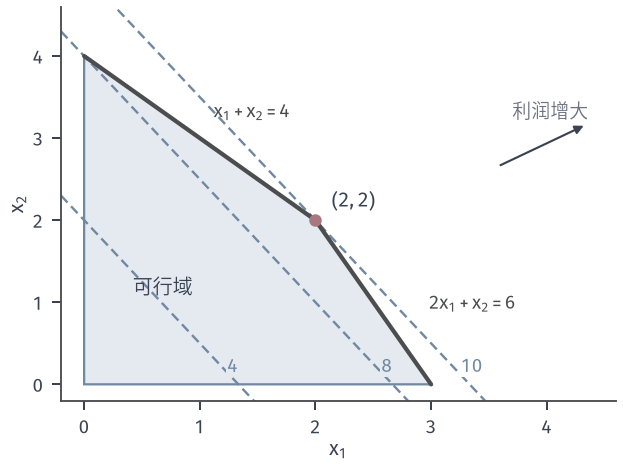

This figure's Python source:
from pathlib import Path
import sys
ROOT = next(p for p in Path(__file__).resolve().parents if (p/'build.sh').is_file() and (p/'tex/book.tex').is_file())
sys.path.insert(0, str(ROOT/'figures/00-shared/mathematical-preliminaries-upper/00-shared/comprehension-figures'))
from support import figure, save, BLUE, GREEN, YELLOW, RED, PURPLE, INK, MUTED, GRID, BLUE_FILL, GREEN_FILL, YELLOW_FILL, RED_FILL, PURPLE_FILL
import numpy as np
HERE = Path(__file__).resolve().parent
STROKE = '#4C4D4F'
def panel(fig, left, right, top, bottom, wspace):
    fig.set_layout_engine(None)
    fig.subplots_adjust(left=left, right=right, top=top, bottom=bottom, wspace=wspace)
def tags(fig, axes):
    for ax, s in zip(axes, ('(a)', '(b)', '(c)', '(d)')):
        p = ax.get_position(); fig.text((p.x0+p.x1)/2, .015, s, ha='center', va='bottom')

# 资源分配：max 3x1+2x2, s.t. x1+x2<=4, 2x1+x2<=6, x>=0。最优点 (2,2)，利润 10。
fig, ax = figure(width_mm=88, height_mm=66)
poly = np.array([[0,0],[3,0],[2,2],[0,4]])
ax.fill(poly[:,0], poly[:,1], facecolor=BLUE_FILL, edgecolor=BLUE, lw=.9, zorder=1)
ax.plot([0,2],[4,2], color=STROKE, lw=1.7, zorder=3, solid_capstyle='round')
ax.plot([2,3],[2,0], color=STROKE, lw=1.7, zorder=3, solid_capstyle='round')
for c in (4, 8, 10):
    x = np.array([-.2, 4.0]); y = (c-3*x)/2
    ax.plot(x, y, color=BLUE, lw=.95, ls=(0,(4,2.2)), zorder=2)
for c,dx,fc in ((4,.05,BLUE_FILL),(8,.05,BLUE_FILL),(10,.07,'white')):
    y=.22; ax.text((c-2*y)/3+dx, y, f'{c}', color=BLUE, fontsize=7.5, va='center', ha='left', bbox=dict(fc=fc, ec='none', pad=.5), zorder=4)
ax.annotate('', xy=(4.32, 3.15), xytext=(3.6, 2.67), arrowprops=dict(arrowstyle='-|>', color=INK, lw=.85, mutation_scale=7, shrinkA=0, shrinkB=0))
ax.text(4.36, 3.2, '利润增大', fontsize=7.5, ha='right', va='bottom', color=MUTED)
ax.plot([2],[2],'o',ms=5,color=RED,mew=0,zorder=5)
ax.text(2.14, 2.1, '$(2,2)$', ha='left', va='bottom', color=INK)
ax.text(.42, 1.1, '可行域', color=INK)
ax.text(1.12, 3.2, r'$x_1+x_2=4$', fontsize=7.5, color=STROKE, ha='left', va='bottom')
ax.text(2.98, .98, r'$2x_1+x_2=6$', fontsize=7.5, color=STROKE, ha='left', va='center')
ax.set_xlim(-.2, 4.6); ax.set_ylim(-.2, 4.6)
ax.set_xticks([0,1,2,3,4]); ax.set_yticks([0,1,2,3,4])
ax.set_xlabel('$x_1$', labelpad=1); ax.set_ylabel('$x_2$', labelpad=2)
save(fig, HERE, 'figure', {'problem': 'max 3x1+2x2 s.t. x1+x2<=4, 2x1+x2<=6, x>=0', 'optimum': [2,2], 'value': 10})
